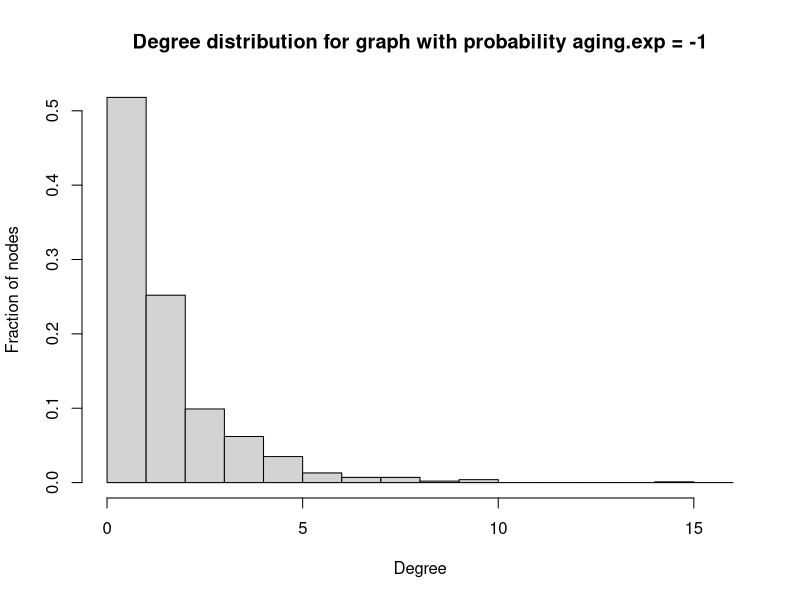
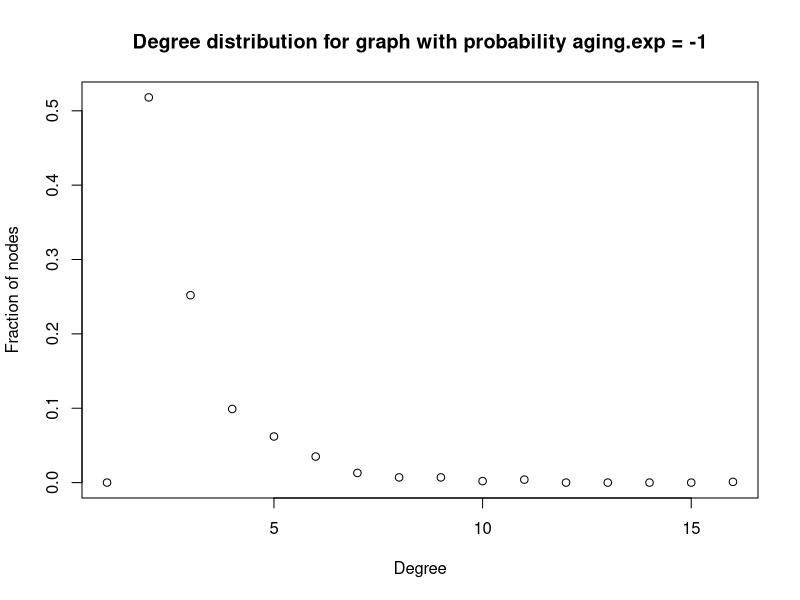

These charts were generated, in order, by the following R code:
# EE232E Homework 1 Problem 3 a
# Name: Weikun Han, Duzhi Chen
# Date: 4/14/2017
# Reference:
#  - https://google.github.io/styleguide/Rguide.xml#indentation

library(igraph)

# Initial veriables
node <- 1000

# Create the undirected random network,
# whose a new vertex is added it creates a number of links to old vertices
# and the probability that an old vertex is cited depends on its in-degree and age
graph <- aging.prefatt.game(node, pa.exp = 1, aging.exp = -1, aging.bin = 1000, directed = FALSE)

# Use degree fucntion to find a numeric vector of the same length as argument v
degree <- degree(graph)

# Plot information
h <- hist(degree,
           breaks = seq(0, by = 1 , length.out = max(degree) + 2),
           freq = FALSE,
           main = "Degree distribution for graph with probability aging.exp = -1",
           ylab = "Fraction of nodes",
           xlab = "Degree")
plot(degree.distribution(graph),
     main = "Degree distribution for graph with probability aging.exp = -1",
     ylab = "Fraction of nodes",
     xlab = "Degree")
